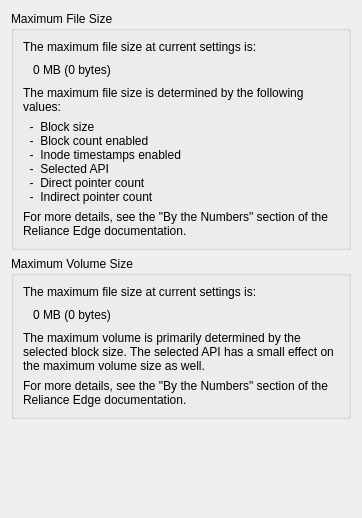
          <widget class="QWidget" name="scrollAreaWidgetContents_6">
           <property name="geometry">
            <rect>
             <x>0</x>
             <y>0</y>
             <width>362</width>
             <height>518</height>
            </rect>
           </property>
           <layout class="QVBoxLayout" name="verticalLayout_10">
            <item>
             <widget class="QGroupBox" name="gbTransactionPts_2">
              <property name="title">
               <string>Maximum File Size</string>
              </property>
              <layout class="QVBoxLayout" name="verticalLayout_34">
               <item>
                <widget class="QLabel" name="label_44">
                 <property name="text">
                  <string>The maximum file size at current settings is:</string>
                 </property>
                </widget>
               </item>
               <item>
                <layout class="QHBoxLayout" name="horizontalLayout_20">
                 <item>
                  <spacer name="horizontalSpacer_27">
                   <property name="orientation">
                    <enum>Qt::Horizontal</enum>
                   </property>
                   <property name="sizeType">
                    <enum>QSizePolicy::Fixed</enum>
                   </property>
                   <property name="sizeHint" stdset="0">
                    <size>
                     <width>10</width>
                     <height>20</height>
                    </size>
                   </property>
                  </spacer>
                 </item>
                 <item>
                  <widget class="QLabel" name="lFsizeBytes">
                   <property name="text">
                    <string>0 MB (0 bytes)</string>
                   </property>
                  </widget>
                 </item>
                 <item>
                  <spacer name="horizontalSpacer_28">
                   <property name="orientation">
                    <enum>Qt::Horizontal</enum>
                   </property>
                   <property name="sizeHint" stdset="0">
                    <size>
                     <width>40</width>
                     <height>20</height>
                    </size>
                   </property>
                  </spacer>
                 </item>
                </layout>
               </item>
               <item>
                <widget class="QLabel" name="label_47">
                 <property name="text">
                  <string>The maximum file size is determined by the following values:</string>
                 </property>
                 <property name="wordWrap">
                  <bool>true</bool>
                 </property>
                </widget>
               </item>
               <item>
                <widget class="QLabel" name="lFsizeDetails">
                 <property name="text">
                  <string>  -  Block size
  -  Block count enabled
  -  Inode timestamps enabled
  -  Selected API
  -  Direct pointer count
  -  Indirect pointer count</string>
                 </property>
                 <property name="wordWrap">
                  <bool>false</bool>
                 </property>
                </widget>
               </item>
               <item>
                <widget class="QLabel" name="label_46">
                 <property name="text">
                  <string>For more details, see the &quot;By the Numbers&quot; section of the Reliance Edge documentation.</string>
                 </property>
                 <property name="wordWrap">
                  <bool>true</bool>
                 </property>
                </widget>
               </item>
              </layout>
             </widget>
            </item>
            <item>
             <widget class="QGroupBox" name="gbTransactionPts_3">
              <property name="title">
               <string>Maximum Volume Size</string>
              </property>
              <layout class="QVBoxLayout" name="verticalLayout_35">
               <item>
                <widget class="QLabel" name="label_45">
                 <property name="text">
                  <string>The maximum file size at current settings is:</string>
                 </property>
                </widget>
               </item>
               <item>
                <layout class="QHBoxLayout" name="horizontalLayout_21">
                 <item>
                  <spacer name="horizontalSpacer_29">
                   <property name="orientation">
                    <enum>Qt::Horizontal</enum>
                   </property>
                   <property name="sizeType">
                    <enum>QSizePolicy::Fixed</enum>
                   </property>
                   <property name="sizeHint" stdset="0">
                    <size>
                     <width>10</width>
                     <height>20</height>
                    </size>
                   </property>
                  </spacer>
                 </item>
                 <item>
                  <widget class="QLabel" name="lVsizeBytes">
                   <property name="text">
                    <string>0 MB (0 bytes)</string>
                   </property>
                  </widget>
                 </item>
                 <item>
                  <spacer name="horizontalSpacer_30">
                   <property name="orientation">
                    <enum>Qt::Horizontal</enum>
                   </property>
                   <property name="sizeHint" stdset="0">
                    <size>
                     <width>40</width>
                     <height>20</height>
                    </size>
                   </property>
                  </spacer>
                 </item>
                </layout>
               </item>
               <item>
                <widget class="QLabel" name="label_48">
                 <property name="text">
                  <string>The maximum volume is primarily determined by the selected block size. The selected API has a small effect on the maximum volume size as well.</string>
                 </property>
                 <property name="wordWrap">
                  <bool>true</bool>
                 </property>
                </widget>
               </item>
               <item>
                <widget class="QLabel" name="label_49">
                 <property name="text">
                  <string>For more details, see the &quot;By the Numbers&quot; section of the Reliance Edge documentation.</string>
                 </property>
                 <property name="wordWrap">
                  <bool>true</bool>
                 </property>
                </widget>
               </item>
              </layout>
             </widget>
            </item>
            <item>
             <spacer name="verticalSpacer_12">
              <property name="orientation">
               <enum>Qt::Vertical</enum>
              </property>
              <property name="sizeHint" stdset="0">
               <size>
                <width>20</width>
                <height>40</height>
               </size>
              </property>
             </spacer>
            </item>
           </layout>
          </widget>
